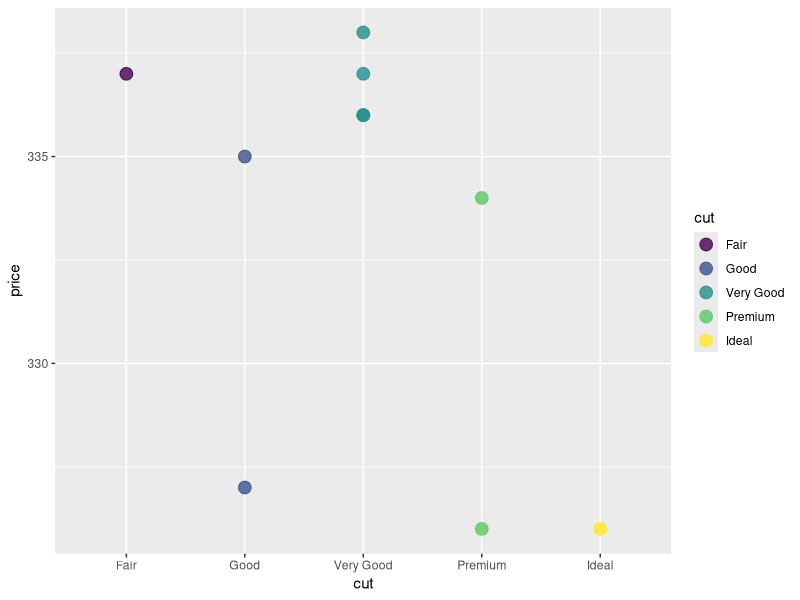
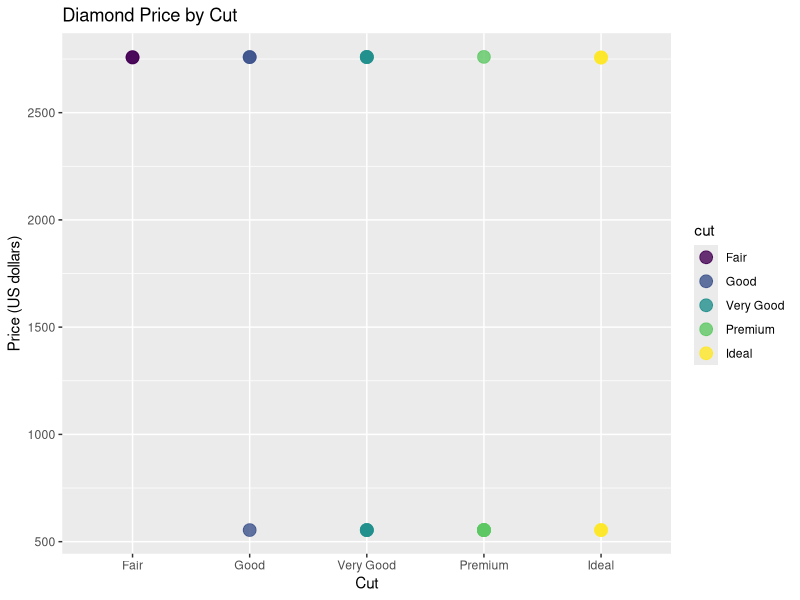
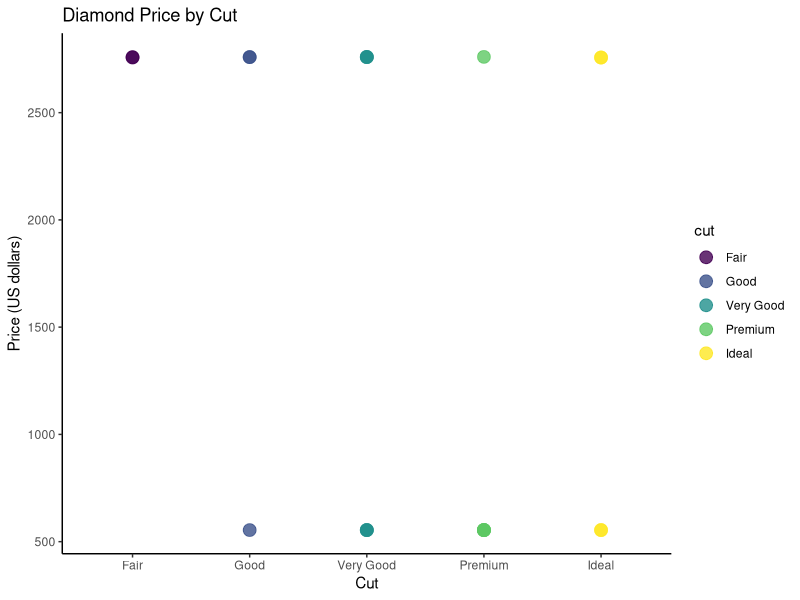
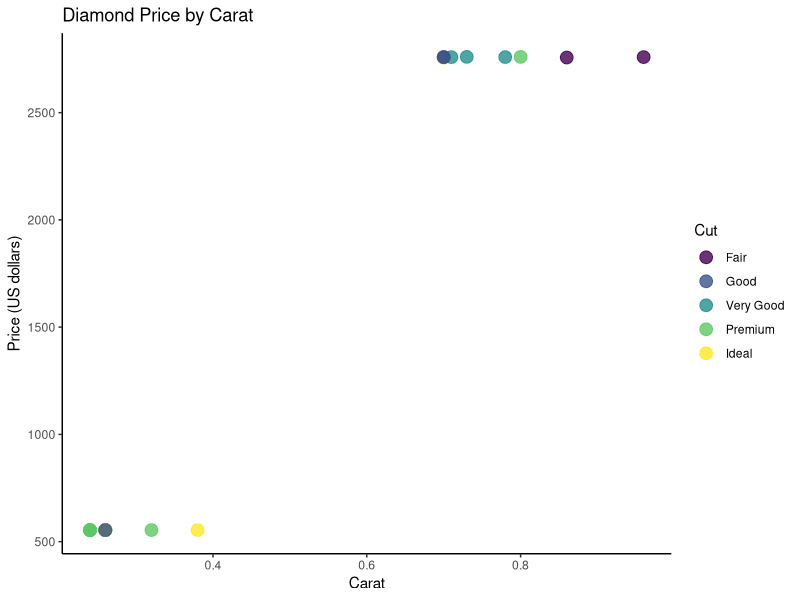
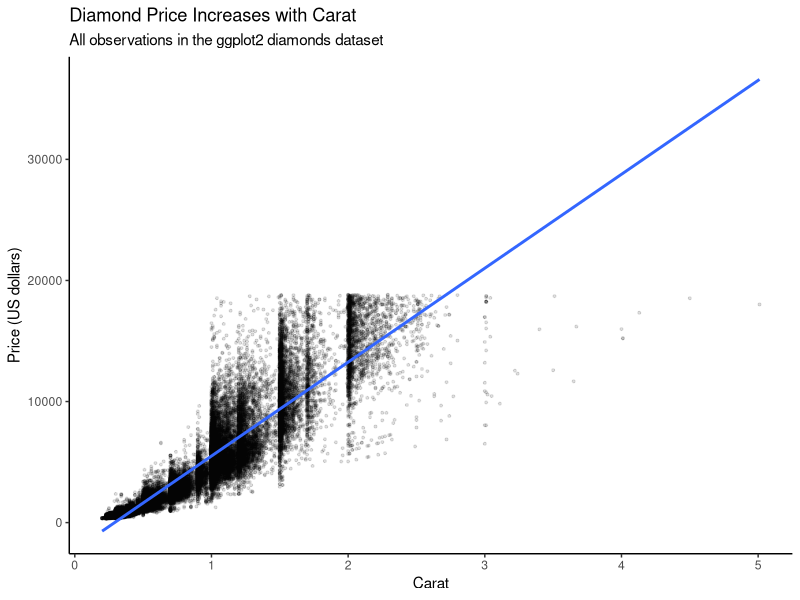

These charts were generated, in order, by the following R code:
## ---- chunk 1
# Load ggplot2, which includes the example dataset named diamonds.
library(ggplot2)

# Display the first six rows.
head(diamonds)

# Display the first ten rows.
head(diamonds, n = 10)

# Count the number of rows in the complete dataset.
nrow(diamonds)
## ---- chunk 2
# These two lines are intentionally commented out because they do not
# specify the column that grep() should search or the data-frame dimension
# that should be returned. Leaving them active would stop the document.
#
# diamonds[grep("Good", diamonds)]
# stud <- diamonds[grep("Good", diamonds)]

# Search the cut column and use the returned row positions to subset diamonds.
stud2 <- diamonds[grep("^Good$", diamonds$cut), ]
stud2

# Create a smaller data frame containing rows 1 through 10
# and only the cut and price columns.
dia <- diamonds[1:10, c("cut", "price")]
dia

# The more common R assignment style places the object name on the left.
dia2 <- diamonds[1:10, c("cut", "price")]
dia2

# grep() returns the row positions where "Premium" occurs.
matches <- grep("^Premium$", dia2$cut)
matches

# Use those positions to retrieve complete rows.
dia2[matches, ]

# c(matches) also works, although c() is unnecessary because
# matches is already a vector.
dia2[c(matches), ]

# Put grep() directly inside the row position.
dia2[grep("^Premium$", dia2$cut), ]

# grepl() returns TRUE or FALSE for each value.
stud3 <- grepl("^Premium$", dia2$cut)
stud3
dia2[stud3, ]

# Plot the smaller data frame.
ggplot(data = dia, aes(x = cut, y = price, color = cut)) +
  geom_point(alpha = 0.8, size = 4)

# Create the data frame used for Tasks 1 through 6.
# R uses one-based indexing, so this contains rows 80 through 100.
diatask <- diamonds[80:100, c(2, 7)]

# Display every row so the records can be inspected.
print(diatask, n = nrow(diatask))
## ---- chunk 3
head(diatask)

# The key variables are cut and price.
# cut describes the quality category of the diamond's cut.
# price gives the diamond's price in US dollars.
## ---- chunk 4
head(diatask, n = nrow(diatask))
## ---- chunk 5
diatask[diatask$price < 750, ]
## ---- chunk 6
# By inspecting diatask, sparkles should contain 10 rows:
# 6 Premium diamonds and 4 Ideal diamonds.

premium_diamonds <- diatask[grep("^Premium$", diatask$cut), ]
ideal_diamonds <- diatask[grep("^Ideal$", diatask$cut), ]

sparkles <- rbind(premium_diamonds, ideal_diamonds)

sparkles
nrow(sparkles)

# Yes. The result contains the 10 rows that I expected.
## ---- chunk 7
ggplot(data = diatask, aes(x = cut, y = price, color = cut)) +
  geom_point(alpha = 0.8, size = 4) +
  labs(
    title = "Diamond Price by Cut",
    x = "Cut",
    y = "Price (US dollars)"
  )
## ---- chunk 8
ggplot(data = diatask, aes(x = cut, y = price, color = cut)) +
  geom_point(alpha = 0.8, size = 4) +
  labs(
    title = "Diamond Price by Cut",
    x = "Cut",
    y = "Price (US dollars)"
  ) +
  theme_classic()
## ---- chunk 9
diasize <- diamonds[80:100, c("carat", "cut", "price")]

head(diasize)
## ---- chunk 10
ggplot(data = diasize, aes(x = carat, y = price, color = cut)) +
  geom_point(alpha = 0.8, size = 4) +
  labs(
    title = "Diamond Price by Carat",
    x = "Carat",
    y = "Price (US dollars)",
    color = "Cut"
  ) +
  theme_classic()
## ---- chunk 11
# The plots use only 21 consecutive rows from a dataset containing many
# thousands of diamonds. This small, nonrandom subset does not represent
# the full range of cuts, carat values, or prices. Its prices are also
# concentrated around only a few values. Therefore, the plots are useful
# for practicing R, but they are not sufficient for a reliable general
# conclusion about the relationship between cut and price or between
# carat and price. Because the data are observational, the plots also
# show association rather than proving that one variable causes price.
## ---- chunk 12
# I used all rows of the diamonds dataset instead of only rows 80 through
# 100. This gives the plot a much broader and more representative range
# of carat and price values.

carat_price <- diamonds[, c("carat", "price")]

nrow(carat_price)

ggplot(data = carat_price, aes(x = carat, y = price)) +
  geom_point(alpha = 0.12, size = 0.7) +
  geom_smooth(
    method = "lm",
    formula = y ~ x,
    se = FALSE,
    linewidth = 1
  ) +
  labs(
    title = "Diamond Price Increases with Carat",
    subtitle = "All observations in the ggplot2 diamonds dataset",
    x = "Carat",
    y = "Price (US dollars)"
  ) +
  theme_classic()

# I used the complete dataset so the conclusion would not depend on one
# small block of rows. I was not surprised that larger diamonds generally
# had higher prices, but I was surprised by how much prices varied among
# diamonds with similar carat values. This suggests that other variables,
# such as cut, color, and clarity, also help explain price. The plot shows
# a strong positive association, but it does not by itself prove causation.
